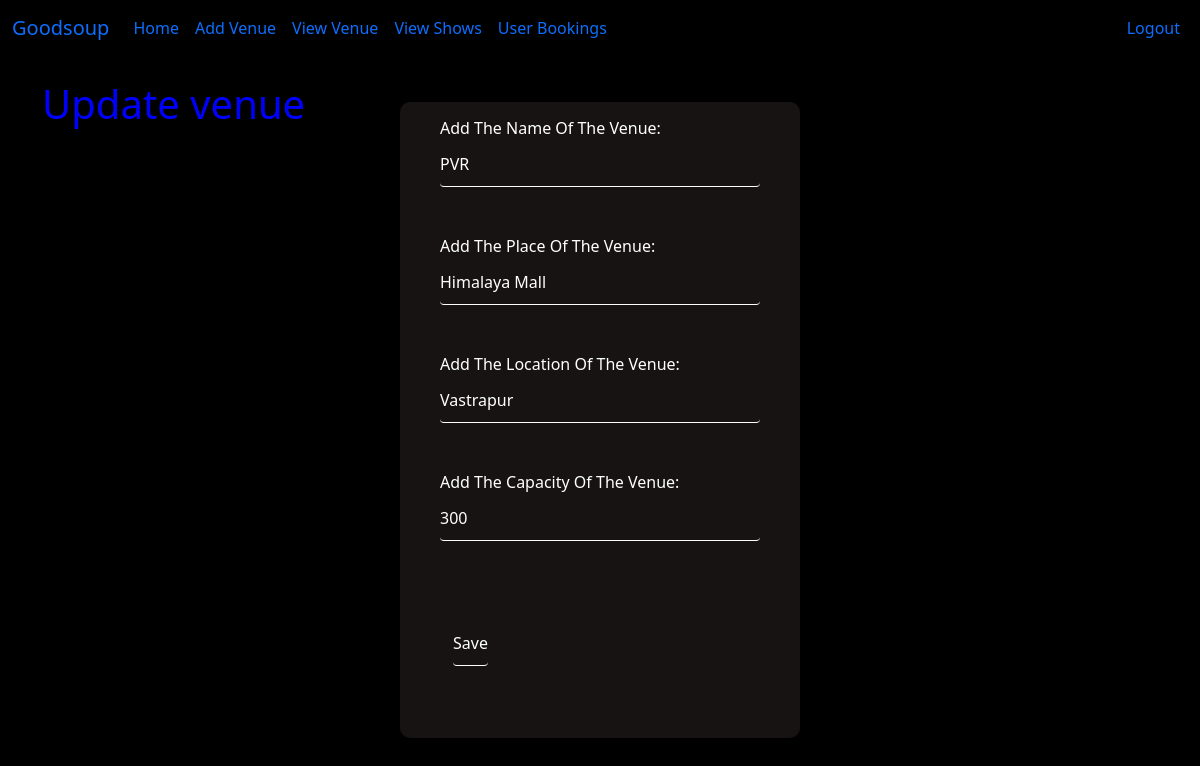
Page /updatevenue/1 (signed in) on the earlier database version.
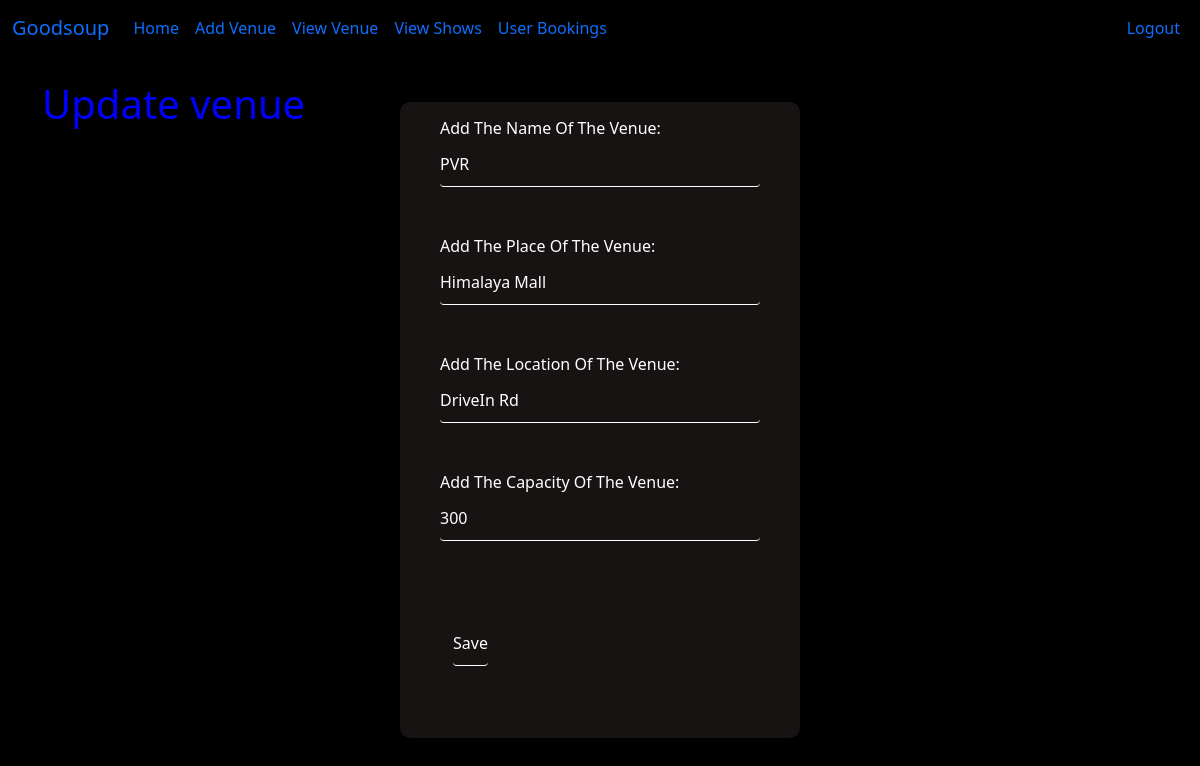
Same page on the later database version.
### database.py (models this page shows)
class Venue(db.Model):
    id = db.Column(db.Integer, primary_key=True)
    name = db.Column(db.String(255), nullable=False)
    place = db.Column(db.String(255), nullable=False)
    location = db.Column(db.String(255), nullable=False)
    shows = db.relationship('Show', backref = 'shows')
    Capacity = db.Column(db.Integer, nullable=False)
    date_added = db.Column(db.DateTime, default=datetime.utcnow(),nullable=False)

### admin.py (the view)
@app.route('/updatevenue/<int:id>', methods=['POST','GET'])
@login_required
def updatevenue(id):
    form = venueForms()
    venue_to_update = Venue.query.get_or_404(id)
    if (request.method == 'POST'):
        venue_to_update.name = request.form['name']
        venue_to_update.place = request.form['place']
        venue_to_update.location = request.form['location']
        venue_to_update.Capacity = request.form['capacity']
        try:
            db.session.commit()
            venues = Venue.query.order_by(Venue.date_added)
            return render_template('viewVenues.html',venues=venues)
        except:
            flash('Error')
            return render_template("updatevenue.html", form=form, venue_to_update=venue_to_update)
        finally:
            flash('Error')
            return render_template("updatevenue.html", form=form, venue_to_update=venue_to_update)
    else:
        return render_template("updatevenue.html", form=form, venue_to_update=venue_to_update)

### forms.py
class venueForms(FlaskForm):
    name = StringField('Add The Name Of The Venue:',validators=[DataRequired()])
    place = StringField('Add The Place Of The Venue:',validators=[DataRequired()])
    location = StringField('Add The Location Of The Venue:',validators=[DataRequired()])
    capacity = IntegerField('Add The Capacity Of The Venue:', validators=[DataRequired()])
    submit = SubmitField("Save")

class SearchForm(FlaskForm):
    searched = StringField("Searched", validators=[DataRequired()])
    submit = SubmitField("Search")

### admin.py (called while the page is built)
@adminlogin_manager.user_loader
def load_user(admin_id):
    return Admin.query.filter_by(id=int(admin_id)).first()

### user.py (called while the page is built)
@app.context_processor
def user_navbar():
    form = SearchForm()
    return dict(form=form)

### templates/updatevenue.html (shortened to what this page needs)
{% extends 'baseadmin.html' %}
{% block content %}
<body style="background: black;"></body>
{% if name %}
  <table class="table">
    <thead>
      <tr>
        <th scope="col">#</th>
        <th scope="col">Name</th>
        <th scope="col">Place</th>
        <th scope="col">Location</th>
        <th scope="col">Capacity</th>
        <th scope="col">Date Added</th>
      </tr>
    </thead>
    <tbody>
      {% for venue in venues %}
      <tr>
        <td>{{ venue.id }}</td>
        <td>{{ venue.name }}</td>
        <td>{{ venue.place }}</td>
        <td>{{ venue.location }}</td>
        <td>{{ venue.Capacity }}</td>
        <td>{{ venue.date_added }}</td>
        <td><a href="{{ url_for('updatevenue',id=venue.id) }}"><button type="button" class="btn btn-info">Edit</button></a></td>
        <td><a href="{{ url_for('deletevenue',id=venue.id) }}"><button type="button" class="btn btn-danger">Delete</button></a></td>
      </tr>
      {% endfor %}
    </tbody>
  </table>
{% else %}
  <h1 style="color:blue">Update venue</h1>
    <form action="{{ url_for('updatevenue',id=venue_to_update.id) }}" method="POST">
      <div class="login-box" style="margin-top: 20px;">
        <div class="user-box">
        {{ form.name.label(class="form-label") }}
        {{ form.name(class="form-control", value=venue_to_update.name)}}
        <div class="user-box">
        {{ form.place.label(class="form-label") }}
        {{ form.place(class="form-control",value=venue_to_update.place)}}
        <div class="user-box">
        {{ form.location.label(class="form-label") }}
        {{ form.location(class="form-control",value=venue_to_update.location)}}
        <div class="user-box">
        {{ form.capacity.label(class="form-label") }}
        {{ form.capacity(class="form-control", value=venue_to_update.Capacity)}}
      <button class='btn'>
      {{ form.submit(class="btn btn-dark") }}
</form>
{% endif %}
{% endblock %}

Differences in the rows shown:
changed Venue "PVR": location "Vastrapur" → "DriveIn Rd"
